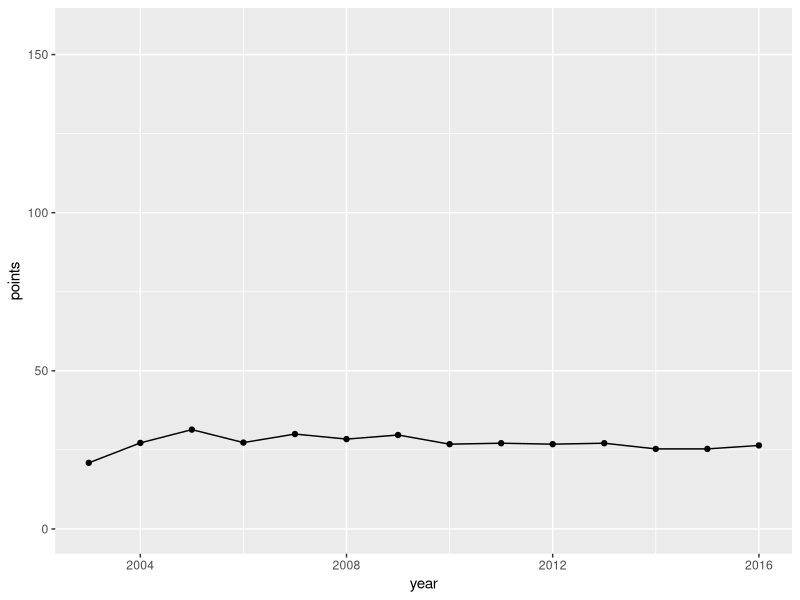
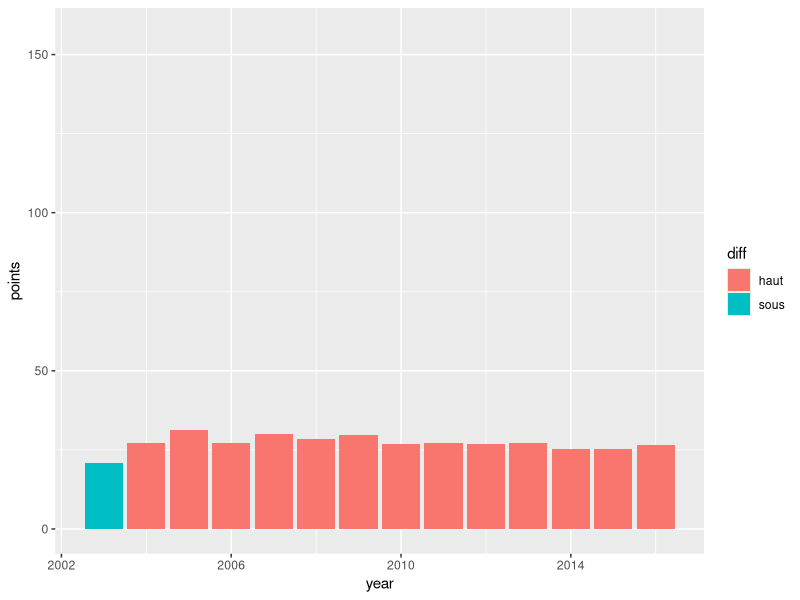

Reproduce these figures in R, in order.
## ---- chunk 1
knitr::opts_chunk$set(echo = TRUE)
## ---- chunk 2
library(tibble)
library(ggplot2)
library(dplyr) 
library(readr)
lebron <- tibble(year = c(2003, 2004, 2005, 2006, 2007, 2008, 2009, 2010, 2011, 2012, 2013, 2014, 2015, 2016), points = c(20.9, 27.2, 31.4, 27.3, 30, 28.4, 29.7, 26.8, 27.1, 26.8, 27.1, 25.3, 25.3, 26.4))





ggplot(lebron, aes(x=year,y=points)) + 
    geom_line()+ geom_point() +  ylim(0, max(lebron$points)*5)


lebron = lebron %>% mutate(diff = if_else(points>min(lebron$points),"haut","sous")) 
ggplot(lebron, aes(x=year,y=points,fill=diff)) + 
    geom_col()+ylim(0, max(lebron$points)*5)


